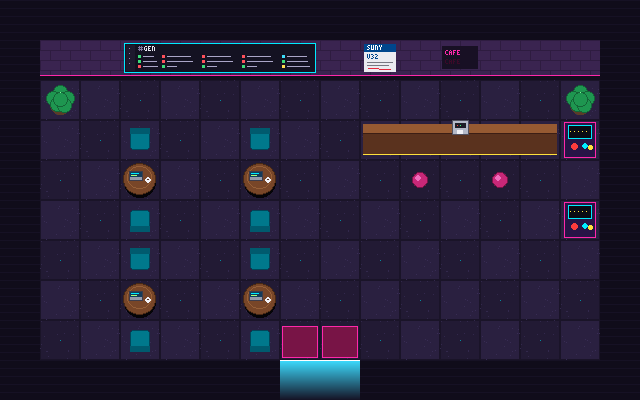

A level layout from a 2D game, rendered from its tile map. Below: a short description, then the map file with its tile-grid data intact:
An orthogonal 16x10 tile map with 40x40 px tiles, 1 tile layer (MapCafe).

<map version="1.1" tiledversion="2018.09.12" orientation="orthogonal" renderorder="right-down" width="16" height="10" tilewidth="40" tileheight="40" infinite="0" nextlayerid="2" nextobjectid="1">
 <tileset firstgid="1" source="TileSetInterior.tsx" />
 <layer id="1" name="MapCafe" width="16" height="10">
  <data encoding="csv">
4,4,4,4,4,4,4,4,4,4,4,4,4,4,4,4,
4,6,6,7,8,8,8,9,6,10,6,11,6,6,6,4,
4,21,2,3,2,3,2,3,2,3,2,3,2,3,21,4,
4,2,3,18,3,2,18,2,3,13,14,16,14,15,22,4,
4,3,2,17,2,3,17,3,2,3,20,3,20,3,2,4,
4,2,3,19,3,2,19,2,3,2,3,2,3,2,22,4,
4,3,2,18,2,3,18,3,2,3,2,3,2,3,2,4,
4,2,3,17,3,2,17,2,3,2,3,2,3,2,3,4,
4,3,2,19,2,3,19,23,23,3,2,3,2,3,2,4,
4,4,4,4,4,4,4,24,24,4,4,4,4,4,4,4
</data>
 </layer>
</map>
